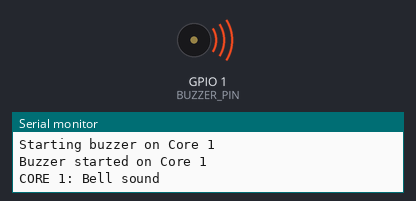
Bench run of a sketch on a simulated ESP32-S3. Shown: buzzer (waves = sounding), the last lines printed to the serial monitor.

Above: at 2.15 s.
At 5.1 s:
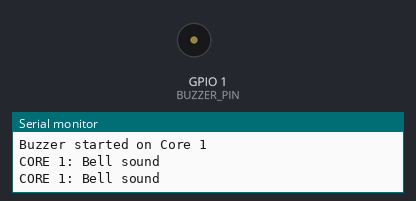
Timing chart, 0 to 6.1 s (numbered marks = the images above):
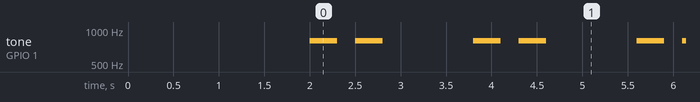

The sketch:

sketch.ino
```cpp
#include <Arduino.h>

#define BUZZER_PIN 1
#define CORE_TO_RUN 1  // Ubah jadi 0 atau 1

void buzzerTask(void *pvParameters) {
  int core = xPortGetCoreID();
  pinMode(BUZZER_PIN, OUTPUT);

  Serial.println("Buzzer started on Core " + String(core));

  for(;;) {
    if(core == 0) {
      // Core 0: Siren
      Serial.println("CORE 0: Siren sound");
      for(int i=200; i<=1000; i+=10) tone(BUZZER_PIN, i), delay(10);
      for(int i=1000; i>=200; i-=10) tone(BUZZER_PIN, i), delay(10);
    } else {
      // Core 1: Bell
      Serial.println("CORE 1: Bell sound");
      tone(BUZZER_PIN, 800); delay(300);
      noTone(BUZZER_PIN); delay(200);
      tone(BUZZER_PIN, 800); delay(300);
    }
    noTone(BUZZER_PIN);
    delay(1000);
  }
}

void setup() {
  Serial.begin(115200);
  delay(2000);

  Serial.print("Starting buzzer on Core ");
  Serial.println(CORE_TO_RUN);

  xTaskCreatePinnedToCore(buzzerTask, "Buzzer", 1024, NULL, 1, NULL, CORE_TO_RUN);
}

void loop() {
  delay(5000);
}
```

Measured:
- by itself, tone on GPIO 1 (BUZZER_PIN): repeats every 1.8 s: silent 0.20 s, 800 Hz 0.30 s, silent 1.0 s, 800 Hz 0.30 s
